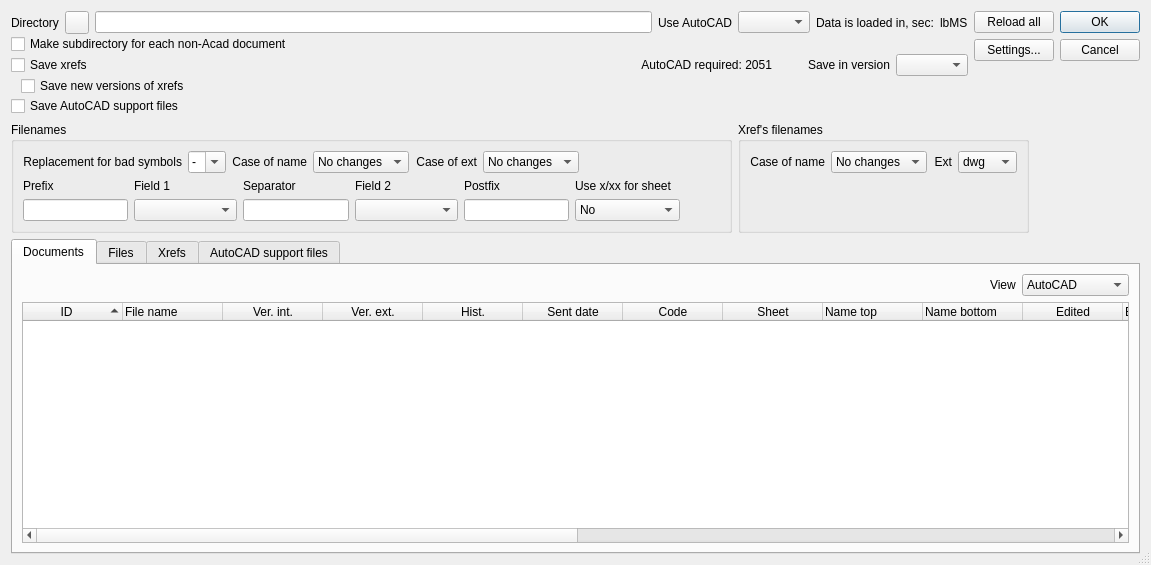
<?xml version="1.0" encoding="UTF-8"?>
<ui version="4.0">
 <class>SaveDialog</class>
 <widget class="QDialog" name="SaveDialog">
  <property name="geometry">
   <rect>
    <x>0</x>
    <y>0</y>
    <width>1151</width>
    <height>565</height>
   </rect>
  </property>
  <property name="windowTitle">
   <string>Saving documents</string>
  </property>
  <property name="locale">
   <locale language="English" country="UnitedStates"/>
  </property>
  <property name="sizeGripEnabled">
   <bool>true</bool>
  </property>
  <layout class="QVBoxLayout" name="verticalLayout_16" stretch="1,1,100">
   <item>
    <layout class="QHBoxLayout" name="horizontalLayout_2">
     <item>
      <layout class="QVBoxLayout" name="verticalLayout_2">
       <property name="spacing">
        <number>0</number>
       </property>
       <item>
        <layout class="QHBoxLayout" name="horizontalLayout_3">
         <property name="spacing">
          <number>6</number>
         </property>
         <item>
          <widget class="QLabel" name="label_2">
           <property name="text">
            <string>Directory</string>
           </property>
          </widget>
         </item>
         <item>
          <widget class="QToolButton" name="tbSelectPath">
           <property name="icon">
            <iconset resource="resource1.qrc">
             <normaloff>:/some/ico/ico/dropdownbutton.png</normaloff>:/some/ico/ico/dropdownbutton.png</iconset>
           </property>
          </widget>
         </item>
         <item>
          <widget class="QLineEdit" name="lePathName"/>
         </item>
         <item>
          <widget class="QLabel" name="lblUseAtocad">
           <property name="text">
            <string>Use AutoCAD</string>
           </property>
          </widget>
         </item>
         <item>
          <widget class="QComboBox" name="cbUseAutocad"/>
         </item>
         <item>
          <widget class="QLabel" name="label_11">
           <property name="text">
            <string>Data is loaded in, sec:</string>
           </property>
          </widget>
         </item>
         <item>
          <widget class="QLabel" name="lbMS">
           <property name="text">
            <string notr="true">lbMS</string>
           </property>
          </widget>
         </item>
        </layout>
       </item>
       <item>
        <layout class="QHBoxLayout" name="horizontalLayout_12">
         <item>
          <widget class="QCheckBox" name="cbMakeSubdir">
           <property name="text">
            <string>Make subdirectory for each non-Acad document</string>
           </property>
          </widget>
         </item>
        </layout>
       </item>
       <item>
        <layout class="QHBoxLayout" name="horizontalLayout_10">
         <property name="spacing">
          <number>6</number>
         </property>
         <item>
          <widget class="QCheckBox" name="cbXrefs">
           <property name="text">
            <string>Save xrefs</string>
           </property>
          </widget>
         </item>
         <item>
          <spacer name="horizontalSpacer_6">
           <property name="orientation">
            <enum>Qt::Horizontal</enum>
           </property>
           <property name="sizeHint" stdset="0">
            <size>
             <width>40</width>
             <height>20</height>
            </size>
           </property>
          </spacer>
         </item>
         <item>
          <widget class="QLabel" name="lblAcadRequired">
           <property name="text">
            <string>AutoCAD required: 2051</string>
           </property>
           <property name="alignment">
            <set>Qt::AlignRight|Qt::AlignTrailing|Qt::AlignVCenter</set>
           </property>
          </widget>
         </item>
         <item>
          <spacer name="horizontalSpacer_7">
           <property name="orientation">
            <enum>Qt::Horizontal</enum>
           </property>
           <property name="sizeType">
            <enum>QSizePolicy::Fixed</enum>
           </property>
           <property name="sizeHint" stdset="0">
            <size>
             <width>30</width>
             <height>20</height>
            </size>
           </property>
          </spacer>
         </item>
         <item>
          <widget class="QLabel" name="lblSaveAcad">
           <property name="text">
            <string>Save in version</string>
           </property>
          </widget>
         </item>
         <item>
          <widget class="QComboBox" name="cbSaveAcad"/>
         </item>
        </layout>
       </item>
       <item>
        <layout class="QHBoxLayout" name="horizontalLayout_5">
         <item>
          <spacer name="horizontalSpacer_4">
           <property name="orientation">
            <enum>Qt::Horizontal</enum>
           </property>
           <property name="sizeType">
            <enum>QSizePolicy::Fixed</enum>
           </property>
           <property name="sizeHint" stdset="0">
            <size>
             <width>10</width>
             <height>20</height>
            </size>
           </property>
          </spacer>
         </item>
         <item>
          <widget class="QCheckBox" name="cbSaveNewXrefs">
           <property name="text">
            <string>Save new versions of xrefs</string>
           </property>
          </widget>
         </item>
        </layout>
       </item>
       <item>
        <layout class="QHBoxLayout" name="horizontalLayout_9">
         <item>
          <widget class="QCheckBox" name="cbAddFiles">
           <property name="text">
            <string>Save AutoCAD support files</string>
           </property>
          </widget>
         </item>
        </layout>
       </item>
      </layout>
     </item>
     <item>
      <layout class="QVBoxLayout" name="verticalLayout_15">
       <item>
        <widget class="QPushButton" name="pbReloadAll">
         <property name="text">
          <string>Reload all</string>
         </property>
        </widget>
       </item>
       <item>
        <widget class="QPushButton" name="pbSettings">
         <property name="text">
          <string>Settings...</string>
         </property>
        </widget>
       </item>
       <item>
        <spacer name="verticalSpacer_3">
         <property name="orientation">
          <enum>Qt::Vertical</enum>
         </property>
         <property name="sizeHint" stdset="0">
          <size>
           <width>20</width>
           <height>40</height>
          </size>
         </property>
        </spacer>
       </item>
      </layout>
     </item>
     <item>
      <layout class="QVBoxLayout" name="verticalLayout_13">
       <item>
        <widget class="QDialogButtonBox" name="buttonBox">
         <property name="orientation">
          <enum>Qt::Vertical</enum>
         </property>
         <property name="standardButtons">
          <set>QDialogButtonBox::Cancel|QDialogButtonBox::Ok</set>
         </property>
        </widget>
       </item>
      </layout>
     </item>
    </layout>
   </item>
   <item>
    <layout class="QHBoxLayout" name="horizontalLayout_6">
     <item>
      <widget class="QGroupBox" name="groupBox">
       <property name="title">
        <string>Filenames</string>
       </property>
       <layout class="QVBoxLayout" name="verticalLayout_5">
        <item>
         <layout class="QHBoxLayout" name="horizontalLayout_4">
          <item>
           <widget class="QLabel" name="label_6">
            <property name="text">
             <string>Replacement for bad symbols</string>
            </property>
            <property name="alignment">
             <set>Qt::AlignRight|Qt::AlignTrailing|Qt::AlignVCenter</set>
            </property>
           </widget>
          </item>
          <item>
           <widget class="QComboBox" name="cbChanger">
            <property name="editable">
             <bool>true</bool>
            </property>
            <item>
             <property name="text">
              <string notr="true">-</string>
             </property>
            </item>
            <item>
             <property name="text">
              <string notr="true">_</string>
             </property>
            </item>
            <item>
             <property name="text">
              <string notr="true">.</string>
             </property>
            </item>
           </widget>
          </item>
          <item>
           <widget class="QLabel" name="label_5">
            <property name="text">
             <string>Case of name</string>
            </property>
            <property name="alignment">
             <set>Qt::AlignRight|Qt::AlignTrailing|Qt::AlignVCenter</set>
            </property>
           </widget>
          </item>
          <item>
           <widget class="QComboBox" name="cbNameCase">
            <item>
             <property name="text">
              <string>No changes</string>
             </property>
            </item>
            <item>
             <property name="text">
              <string>lower</string>
             </property>
            </item>
            <item>
             <property name="text">
              <string>UPPER</string>
             </property>
            </item>
           </widget>
          </item>
          <item>
           <widget class="QLabel" name="label_10">
            <property name="text">
             <string>Case of ext</string>
            </property>
            <property name="alignment">
             <set>Qt::AlignRight|Qt::AlignTrailing|Qt::AlignVCenter</set>
            </property>
           </widget>
          </item>
          <item>
           <widget class="QComboBox" name="cbExtCase">
            <item>
             <property name="text">
              <string>No changes</string>
             </property>
            </item>
            <item>
             <property name="text">
              <string>lower</string>
             </property>
            </item>
            <item>
             <property name="text">
              <string>UPPER</string>
             </property>
            </item>
           </widget>
          </item>
          <item>
           <spacer name="horizontalSpacer_2">
            <property name="orientation">
             <enum>Qt::Horizontal</enum>
            </property>
            <property name="sizeHint" stdset="0">
             <size>
              <width>40</width>
              <height>20</height>
             </size>
            </property>
           </spacer>
          </item>
         </layout>
        </item>
        <item>
         <layout class="QHBoxLayout" name="horizontalLayout_7" stretch="1,0,1,0,1,1,3">
          <item>
           <layout class="QVBoxLayout" name="verticalLayout_7">
            <item>
             <widget class="QLabel" name="label_7">
              <property name="text">
               <string>Prefix</string>
              </property>
             </widget>
            </item>
            <item>
             <widget class="QLineEdit" name="lePrefix"/>
            </item>
           </layout>
          </item>
          <item>
           <layout class="QVBoxLayout" name="verticalLayout_3">
            <item>
             <widget class="QLabel" name="label_3">
              <property name="text">
               <string>Field 1</string>
              </property>
             </widget>
            </item>
            <item>
             <widget class="QComboBox" name="cbFNPart1">
              <item>
               <property name="text">
                <string/>
               </property>
              </item>
              <item>
               <property name="text">
                <string notr="true">ID</string>
               </property>
              </item>
              <item>
               <property name="text">
                <string>Code</string>
               </property>
              </item>
              <item>
               <property name="text">
                <string>Sheet</string>
               </property>
              </item>
              <item>
               <property name="text">
                <string>Code-Sheet</string>
               </property>
              </item>
              <item>
               <property name="text">
                <string>Version int.</string>
               </property>
              </item>
              <item>
               <property name="text">
                <string>Version ext.</string>
               </property>
              </item>
              <item>
               <property name="text">
                <string>Name top</string>
               </property>
              </item>
              <item>
               <property name="text">
                <string>Name bottom</string>
               </property>
              </item>
              <item>
               <property name="text">
                <string>Full name</string>
               </property>
              </item>
              <item>
               <property name="text">
                <string>Block name</string>
               </property>
              </item>
              <item>
               <property name="text">
                <string>History</string>
               </property>
              </item>
             </widget>
            </item>
           </layout>
          </item>
          <item>
           <layout class="QVBoxLayout" name="verticalLayout_9">
            <item>
             <widget class="QLabel" name="label_8">
              <property name="text">
               <string>Separator</string>
              </property>
             </widget>
            </item>
            <item>
             <widget class="QLineEdit" name="leMiddlexif"/>
            </item>
           </layout>
          </item>
          <item>
           <layout class="QVBoxLayout" name="verticalLayout_8">
            <item>
             <widget class="QLabel" name="label_4">
              <property name="text">
               <string>Field 2</string>
              </property>
             </widget>
            </item>
            <item>
             <widget class="QComboBox" name="cbFNPart2">
              <item>
               <property name="text">
                <string/>
               </property>
              </item>
              <item>
               <property name="text">
                <string notr="true">ID</string>
               </property>
              </item>
              <item>
               <property name="text">
                <string>Code</string>
               </property>
              </item>
              <item>
               <property name="text">
                <string>Sheet</string>
               </property>
              </item>
              <item>
               <property name="text">
                <string>Code-Sheet</string>
               </property>
              </item>
              <item>
               <property name="text">
                <string>Version int.</string>
               </property>
              </item>
              <item>
               <property name="text">
                <string>Version ext.</string>
               </property>
              </item>
              <item>
               <property name="text">
                <string>Name top</string>
               </property>
              </item>
              <item>
               <property name="text">
                <string>Name bottom</string>
               </property>
              </item>
              <item>
               <property name="text">
                <string>Full name</string>
               </property>
              </item>
              <item>
               <property name="text">
                <string>Block name</string>
               </property>
              </item>
              <item>
               <property name="text">
                <string>History</string>
               </property>
              </item>
             </widget>
            </item>
           </layout>
          </item>
          <item>
           <layout class="QVBoxLayout" name="verticalLayout_10">
            <item>
             <widget class="QLabel" name="label_9">
              <property name="text">
               <string>Postfix</string>
              </property>
             </widget>
            </item>
            <item>
             <widget class="QLineEdit" name="lePostfix"/>
            </item>
           </layout>
          </item>
          <item>
           <layout class="QVBoxLayout" name="verticalLayout_14">
            <item>
             <widget class="QLabel" name="lblUseX">
              <property name="text">
               <string>Use x/xx for sheet</string>
              </property>
             </widget>
            </item>
            <item>
             <widget class="QComboBox" name="cbUseX">
              <item>
               <property name="text">
                <string>No</string>
               </property>
              </item>
              <item>
               <property name="text">
                <string>lower</string>
               </property>
              </item>
              <item>
               <property name="text">
                <string>UPPER</string>
               </property>
              </item>
             </widget>
            </item>
           </layout>
          </item>
          <item>
           <spacer name="horizontalSpacer_5">
            <property name="orientation">
             <enum>Qt::Horizontal</enum>
            </property>
            <property name="sizeType">
             <enum>QSizePolicy::Maximum</enum>
            </property>
            <property name="sizeHint" stdset="0">
             <size>
              <width>40</width>
              <height>20</height>
             </size>
            </property>
           </spacer>
          </item>
         </layout>
        </item>
       </layout>
      </widget>
     </item>
     <item>
      <widget class="QGroupBox" name="gbXrefNames">
       <property name="title">
        <string>Xref's filenames</string>
       </property>
       <layout class="QVBoxLayout" name="verticalLayout_6">
        <item>
         <layout class="QHBoxLayout" name="horizontalLayout_8">
          <item>
           <widget class="QLabel" name="label_12">
            <property name="text">
             <string>Case of name</string>
            </property>
            <property name="alignment">
             <set>Qt::AlignRight|Qt::AlignTrailing|Qt::AlignVCenter</set>
            </property>
           </widget>
          </item>
          <item>
           <widget class="QComboBox" name="cbXrefNameCase">
            <item>
             <property name="text">
              <string>No changes</string>
             </property>
            </item>
            <item>
             <property name="text">
              <string>lower</string>
             </property>
            </item>
            <item>
             <property name="text">
              <string>UPPER</string>
             </property>
            </item>
           </widget>
          </item>
          <item>
           <widget class="QLabel" name="label_13">
            <property name="text">
             <string>Ext</string>
            </property>
            <property name="alignment">
             <set>Qt::AlignRight|Qt::AlignTrailing|Qt::AlignVCenter</set>
            </property>
           </widget>
          </item>
          <item>
           <widget class="QComboBox" name="cbXrefExt">
            <item>
             <property name="text">
              <string notr="true">dwg</string>
             </property>
            </item>
            <item>
             <property name="text">
              <string notr="true">DWG</string>
             </property>
            </item>
           </widget>
          </item>
         </layout>
        </item>
        <item>
         <spacer name="verticalSpacer">
          <property name="orientation">
           <enum>Qt::Vertical</enum>
          </property>
          <property name="sizeHint" stdset="0">
           <size>
            <width>20</width>
            <height>40</height>
           </size>
          </property>
         </spacer>
        </item>
       </layout>
      </widget>
     </item>
     <item>
      <spacer name="horizontalSpacer_3">
       <property name="orientation">
        <enum>Qt::Horizontal</enum>
       </property>
       <property name="sizeHint" stdset="0">
        <size>
         <width>40</width>
         <height>20</height>
        </size>
       </property>
      </spacer>
     </item>
    </layout>
   </item>
   <item>
    <widget class="QTabWidget" name="tabDocs">
     <property name="currentIndex">
      <number>0</number>
     </property>
     <widget class="QWidget" name="tbDocs">
      <attribute name="title">
       <string>Documents</string>
      </attribute>
      <layout class="QVBoxLayout" name="verticalLayout">
       <item>
        <layout class="QHBoxLayout" name="horizontalLayout">
         <item>
          <spacer name="horizontalSpacer">
           <property name="orientation">
            <enum>Qt::Horizontal</enum>
           </property>
           <property name="sizeHint" stdset="0">
            <size>
             <width>40</width>
             <height>20</height>
            </size>
           </property>
          </spacer>
         </item>
         <item>
          <widget class="QLabel" name="label">
           <property name="text">
            <string>View</string>
           </property>
          </widget>
         </item>
         <item>
          <widget class="QComboBox" name="cbViewMode">
           <item>
            <property name="text">
             <string>AutoCAD</string>
            </property>
           </item>
           <item>
            <property name="text">
             <string>Non AutoCAD</string>
            </property>
           </item>
          </widget>
         </item>
        </layout>
       </item>
       <item>
        <widget class="QTreeWidget" name="twDocs">
         <property name="contextMenuPolicy">
          <enum>Qt::CustomContextMenu</enum>
         </property>
         <property name="selectionMode">
          <enum>QAbstractItemView::ExtendedSelection</enum>
         </property>
         <property name="indentation">
          <number>10</number>
         </property>
         <property name="sortingEnabled">
          <bool>true</bool>
         </property>
         <column>
          <property name="text">
           <string notr="true">ID</string>
          </property>
          <property name="textAlignment">
           <set>AlignCenter</set>
          </property>
         </column>
         <column>
          <property name="text">
           <string>File name</string>
          </property>
         </column>
         <column>
          <property name="text">
           <string>Ver. int.</string>
          </property>
          <property name="toolTip">
           <string>Version for internal use</string>
          </property>
          <property name="textAlignment">
           <set>AlignCenter</set>
          </property>
         </column>
         <column>
          <property name="text">
           <string>Ver. ext.</string>
          </property>
          <property name="toolTip">
           <string>Version for customer</string>
          </property>
          <property name="textAlignment">
           <set>AlignCenter</set>
          </property>
         </column>
         <column>
          <property name="text">
           <string>Hist.</string>
          </property>
          <property name="textAlignment">
           <set>AlignCenter</set>
          </property>
         </column>
         <column>
          <property name="text">
           <string>Sent date</string>
          </property>
          <property name="textAlignment">
           <set>AlignCenter</set>
          </property>
         </column>
         <column>
          <property name="text">
           <string>Code</string>
          </property>
          <property name="textAlignment">
           <set>AlignCenter</set>
          </property>
         </column>
         <column>
          <property name="text">
           <string>Sheet</string>
          </property>
          <property name="textAlignment">
           <set>AlignCenter</set>
          </property>
         </column>
         <column>
          <property name="text">
           <string>Name top</string>
          </property>
          <property name="textAlignment">
           <set>AlignLeading|AlignVCenter</set>
          </property>
         </column>
         <column>
          <property name="text">
           <string>Name bottom</string>
          </property>
          <property name="textAlignment">
           <set>AlignLeading|AlignVCenter</set>
          </property>
         </column>
         <column>
          <property name="text">
           <string>Edited</string>
          </property>
          <property name="textAlignment">
           <set>AlignCenter</set>
          </property>
         </column>
         <column>
          <property name="text">
           <string>Edited by</string>
          </property>
          <property name="textAlignment">
           <set>AlignLeading|AlignVCenter</set>
          </property>
         </column>
         <column>
          <property name="text">
           <string>Status</string>
          </property>
          <property name="toolTip">
           <string>&lt;html&gt;&lt;head/&gt;&lt;body&gt;&lt;p&gt;Free, Editing now or Error during last editing&lt;/p&gt;&lt;/body&gt;&lt;/html&gt;</string>
          </property>
         </column>
         <column>
          <property name="text">
           <string>Ext.</string>
          </property>
         </column>
         <column>
          <property name="text">
           <string>Size</string>
          </property>
          <property name="textAlignment">
           <set>AlignCenter</set>
          </property>
         </column>
         <column>
          <property name="text">
           <string>AutoCAD</string>
          </property>
          <property name="toolTip">
           <string>AutoCAD version</string>
          </property>
          <property name="textAlignment">
           <set>AlignCenter</set>
          </property>
         </column>
         <column>
          <property name="text">
           <string>Layouts</string>
          </property>
          <property name="toolTip">
           <string>Layouts</string>
          </property>
          <property name="textAlignment">
           <set>AlignCenter</set>
          </property>
         </column>
         <column>
          <property name="text">
           <string notr="true">UF</string>
          </property>
          <property name="toolTip">
           <string>Need update fields (for AutoCAD drawings)</string>
          </property>
          <property name="textAlignment">
           <set>AlignCenter</set>
          </property>
         </column>
         <column>
          <property name="text">
           <string notr="true">NNP</string>
          </property>
          <property name="toolTip">
           <string>Not require processing before attaching drawing as xref</string>
          </property>
          <property name="textAlignment">
           <set>AlignCenter</set>
          </property>
         </column>
         <column>
          <property name="text">
           <string>Cache</string>
          </property>
          <property name="textAlignment">
           <set>AlignCenter</set>
          </property>
         </column>
         <column>
          <property name="text">
           <string>InSubdirs</string>
          </property>
          <property name="toolTip">
           <string>Xref's and images are in subdirectories (for AutoCAD drawings)</string>
          </property>
          <property name="textAlignment">
           <set>AlignCenter</set>
          </property>
         </column>
         <column>
          <property name="text">
           <string>Comments</string>
          </property>
         </column>
        </widget>
       </item>
      </layout>
     </widget>
     <widget class="QWidget" name="tbImages">
      <attribute name="title">
       <string>Files</string>
      </attribute>
      <layout class="QVBoxLayout" name="verticalLayout_11">
       <item>
        <widget class="QTreeWidget" name="twImages">
         <property name="contextMenuPolicy">
          <enum>Qt::CustomContextMenu</enum>
         </property>
         <property name="indentation">
          <number>10</number>
         </property>
         <property name="sortingEnabled">
          <bool>true</bool>
         </property>
         <column>
          <property name="text">
           <string>File name / ID</string>
          </property>
         </column>
         <column>
          <property name="text">
           <string>New file name</string>
          </property>
         </column>
         <column>
          <property name="text">
           <string>Type</string>
          </property>
          <property name="textAlignment">
           <set>AlignCenter</set>
          </property>
         </column>
         <column>
          <property name="text">
           <string>Use ID</string>
          </property>
          <property name="textAlignment">
           <set>AlignCenter</set>
          </property>
         </column>
         <column>
          <property name="text">
           <string>Size</string>
          </property>
          <property name="textAlignment">
           <set>AlignCenter</set>
          </property>
         </column>
         <column>
          <property name="text">
           <string>Ver. int.</string>
          </property>
          <property name="toolTip">
           <string>Version for internal use</string>
          </property>
          <property name="textAlignment">
           <set>AlignCenter</set>
          </property>
         </column>
         <column>
          <property name="text">
           <string>Ver. ext.</string>
          </property>
          <property name="toolTip">
           <string>Version for customer</string>
          </property>
          <property name="textAlignment">
           <set>AlignCenter</set>
          </property>
         </column>
         <column>
          <property name="text">
           <string>Hist.</string>
          </property>
          <property name="textAlignment">
           <set>AlignCenter</set>
          </property>
         </column>
         <column>
          <property name="text">
           <string>Sent date</string>
          </property>
          <property name="textAlignment">
           <set>AlignCenter</set>
          </property>
         </column>
         <column>
          <property name="text">
           <string>Code</string>
          </property>
          <property name="textAlignment">
           <set>AlignCenter</set>
          </property>
         </column>
         <column>
          <property name="text">
           <string>Sheet</string>
          </property>
          <property name="textAlignment">
           <set>AlignCenter</set>
          </property>
         </column>
         <column>
          <property name="text">
           <string>Name top</string>
          </property>
         </column>
         <column>
          <property name="text">
           <string>Name bottom</string>
          </property>
         </column>
         <column>
          <property name="text">
           <string>Edited</string>
          </property>
          <property name="textAlignment">
           <set>AlignCenter</set>
          </property>
         </column>
         <column>
          <property name="text">
           <string>Edited by</string>
          </property>
         </column>
         <column>
          <property name="text">
           <string>Size</string>
          </property>
          <property name="textAlignment">
           <set>AlignCenter</set>
          </property>
         </column>
         <column>
          <property name="text">
           <string>Comments</string>
          </property>
         </column>
        </widget>
       </item>
      </layout>
     </widget>
     <widget class="QWidget" name="tbXrefs">
      <attribute name="title">
       <string>Xrefs</string>
      </attribute>
      <layout class="QVBoxLayout" name="verticalLayout_12">
       <item>
        <widget class="QXrefTreeWidget" name="twXrefs">
         <property name="contextMenuPolicy">
          <enum>Qt::CustomContextMenu</enum>
         </property>
         <property name="dragDropMode">
          <enum>QAbstractItemView::InternalMove</enum>
         </property>
         <property name="indentation">
          <number>10</number>
         </property>
         <property name="sortingEnabled">
          <bool>true</bool>
         </property>
         <property name="animated">
          <bool>true</bool>
         </property>
         <column>
          <property name="text">
           <string>Block name / ID</string>
          </property>
         </column>
         <column>
          <property name="text">
           <string>File name</string>
          </property>
         </column>
         <column>
          <property name="text">
           <string>Properties</string>
          </property>
         </column>
         <column>
          <property name="text">
           <string>Use ID</string>
          </property>
          <property name="textAlignment">
           <set>AlignCenter</set>
          </property>
         </column>
         <column>
          <property name="text">
           <string>Use hist.</string>
          </property>
          <property name="textAlignment">
           <set>AlignCenter</set>
          </property>
         </column>
         <column>
          <property name="text">
           <string>Ver. int.</string>
          </property>
          <property name="toolTip">
           <string>Version for internal use</string>
          </property>
          <property name="textAlignment">
           <set>AlignCenter</set>
          </property>
         </column>
         <column>
          <property name="text">
           <string>Ver. ext.</string>
          </property>
          <property name="toolTip">
           <string>Version for customer</string>
          </property>
          <property name="textAlignment">
           <set>AlignCenter</set>
          </property>
         </column>
         <column>
          <property name="text">
           <string>Hist.</string>
          </property>
          <property name="textAlignment">
           <set>AlignCenter</set>
          </property>
         </column>
         <column>
          <property name="text">
           <string>Sent date</string>
          </property>
          <property name="textAlignment">
           <set>AlignCenter</set>
          </property>
         </column>
         <column>
          <property name="text">
           <string>Code</string>
          </property>
          <property name="textAlignment">
           <set>AlignCenter</set>
          </property>
         </column>
         <column>
          <property name="text">
           <string>Sheet</string>
          </property>
          <property name="textAlignment">
           <set>AlignCenter</set>
          </property>
         </column>
         <column>
          <property name="text">
           <string>Name top</string>
          </property>
          <property name="textAlignment">
           <set>AlignLeading|AlignVCenter</set>
          </property>
         </column>
         <column>
          <property name="text">
           <string>Name bottom</string>
          </property>
          <property name="textAlignment">
           <set>AlignLeading|AlignVCenter</set>
          </property>
         </column>
         <column>
          <property name="text">
           <string>Edited</string>
          </property>
          <property name="textAlignment">
           <set>AlignCenter</set>
          </property>
         </column>
         <column>
          <property name="text">
           <string>Edited by</string>
          </property>
          <property name="textAlignment">
           <set>AlignLeading|AlignVCenter</set>
          </property>
         </column>
         <column>
          <property name="text">
           <string>Status</string>
          </property>
          <property name="toolTip">
           <string>&lt;html&gt;&lt;head/&gt;&lt;body&gt;&lt;p&gt;Free, Editing now or Error during last editing&lt;/p&gt;&lt;/body&gt;&lt;/html&gt;</string>
          </property>
         </column>
         <column>
          <property name="text">
           <string>Size</string>
          </property>
          <property name="textAlignment">
           <set>AlignCenter</set>
          </property>
         </column>
         <column>
          <property name="text">
           <string>AutoCAD</string>
          </property>
          <property name="toolTip">
           <string>AutoCAD version</string>
          </property>
          <property name="textAlignment">
           <set>AlignCenter</set>
          </property>
         </column>
         <column>
          <property name="text">
           <string>NNP</string>
          </property>
          <property name="toolTip">
           <string>Not require processing before attaching drawing as xref</string>
          </property>
          <property name="textAlignment">
           <set>AlignCenter</set>
          </property>
         </column>
         <column>
          <property name="text">
           <string>Cache</string>
          </property>
          <property name="textAlignment">
           <set>AlignCenter</set>
          </property>
         </column>
         <column>
          <property name="text">
           <string>InSubdirs</string>
          </property>
          <property name="toolTip">
           <string>Xref's and images are in subdirectories (for AutoCAD drawings)</string>
          </property>
          <property name="textAlignment">
           <set>AlignCenter</set>
          </property>
         </column>
         <column>
          <property name="text">
           <string>Comments</string>
          </property>
         </column>
        </widget>
       </item>
      </layout>
     </widget>
     <widget class="QWidget" name="tbFiles">
      <attribute name="title">
       <string>AutoCAD support files</string>
      </attribute>
      <layout class="QVBoxLayout" name="verticalLayout_4">
       <item>
        <widget class="QTreeWidget" name="twFiles">
         <property name="contextMenuPolicy">
          <enum>Qt::CustomContextMenu</enum>
         </property>
         <property name="selectionMode">
          <enum>QAbstractItemView::ExtendedSelection</enum>
         </property>
         <property name="indentation">
          <number>10</number>
         </property>
         <property name="sortingEnabled">
          <bool>true</bool>
         </property>
         <column>
          <property name="text">
           <string>File name / ID</string>
          </property>
         </column>
         <column>
          <property name="text">
           <string>Type</string>
          </property>
          <property name="textAlignment">
           <set>AlignCenter</set>
          </property>
         </column>
         <column>
          <property name="text">
           <string>Use ID</string>
          </property>
          <property name="textAlignment">
           <set>AlignCenter</set>
          </property>
         </column>
         <column>
          <property name="text">
           <string>Size</string>
          </property>
          <property name="textAlignment">
           <set>AlignCenter</set>
          </property>
         </column>
         <column>
          <property name="text">
           <string>Ver. int.</string>
          </property>
          <property name="toolTip">
           <string>Version for internal use</string>
          </property>
          <property name="textAlignment">
           <set>AlignCenter</set>
          </property>
         </column>
         <column>
          <property name="text">
           <string>Ver. ext.</string>
          </property>
          <property name="toolTip">
           <string>Version for customer</string>
          </property>
          <property name="textAlignment">
           <set>AlignCenter</set>
          </property>
         </column>
         <column>
          <property name="text">
           <string>Hist.</string>
          </property>
          <property name="textAlignment">
           <set>AlignCenter</set>
          </property>
         </column>
         <column>
          <property name="text">
           <string>Sent date</string>
          </property>
          <property name="textAlignment">
           <set>AlignCenter</set>
          </property>
         </column>
         <column>
          <property name="text">
           <string>Code</string>
          </property>
          <property name="textAlignment">
           <set>AlignCenter</set>
          </property>
         </column>
         <column>
          <property name="text">
           <string>Sheet</string>
          </property>
          <property name="textAlignment">
           <set>AlignCenter</set>
          </property>
         </column>
         <column>
          <property name="text">
           <string>Name top</string>
          </property>
         </column>
         <column>
          <property name="text">
           <string>Name bottom</string>
          </property>
         </column>
         <column>
          <property name="text">
           <string>Edited</string>
          </property>
          <property name="textAlignment">
           <set>AlignCenter</set>
          </property>
         </column>
         <column>
          <property name="text">
           <string>Edited by</string>
          </property>
         </column>
         <column>
          <property name="text">
           <string>Size</string>
          </property>
          <property name="textAlignment">
           <set>AlignCenter</set>
          </property>
         </column>
         <column>
          <property name="text">
           <string>Comments</string>
          </property>
         </column>
        </widget>
       </item>
      </layout>
     </widget>
    </widget>
   </item>
  </layout>
  <action name="actionCollapse_all">
   <property name="text">
    <string>Collapse all</string>
   </property>
  </action>
  <action name="actionExpand_all">
   <property name="text">
    <string>Expand all</string>
   </property>
  </action>
 </widget>
 <customwidgets>
  <customwidget>
   <class>QXrefTreeWidget</class>
   <extends>QTreeWidget</extends>
   <header>QXrefTreeWidget.h</header>
  </customwidget>
 </customwidgets>
 <resources>
  <include location="resource1.qrc"/>
 </resources>
 <connections>
  <connection>
   <sender>buttonBox</sender>
   <signal>accepted()</signal>
   <receiver>SaveDialog</receiver>
   <slot>Accept()</slot>
   <hints>
    <hint type="sourcelabel">
     <x>248</x>
     <y>254</y>
    </hint>
    <hint type="destinationlabel">
     <x>157</x>
     <y>274</y>
    </hint>
   </hints>
  </connection>
  <connection>
   <sender>buttonBox</sender>
   <signal>rejected()</signal>
   <receiver>SaveDialog</receiver>
   <slot>reject()</slot>
   <hints>
    <hint type="sourcelabel">
     <x>316</x>
     <y>260</y>
    </hint>
    <hint type="destinationlabel">
     <x>286</x>
     <y>274</y>
    </hint>
   </hints>
  </connection>
  <connection>
   <sender>pbReloadAll</sender>
   <signal>clicked()</signal>
   <receiver>SaveDialog</receiver>
   <slot>RecollectData()</slot>
   <hints>
    <hint type="sourcelabel">
     <x>59</x>
     <y>276</y>
    </hint>
    <hint type="destinationlabel">
     <x>415</x>
     <y>238</y>
    </hint>
   </hints>
  </connection>
 </connections>
 <slots>
  <slot>Accept()</slot>
  <slot>RecollectData()</slot>
 </slots>
</ui>
